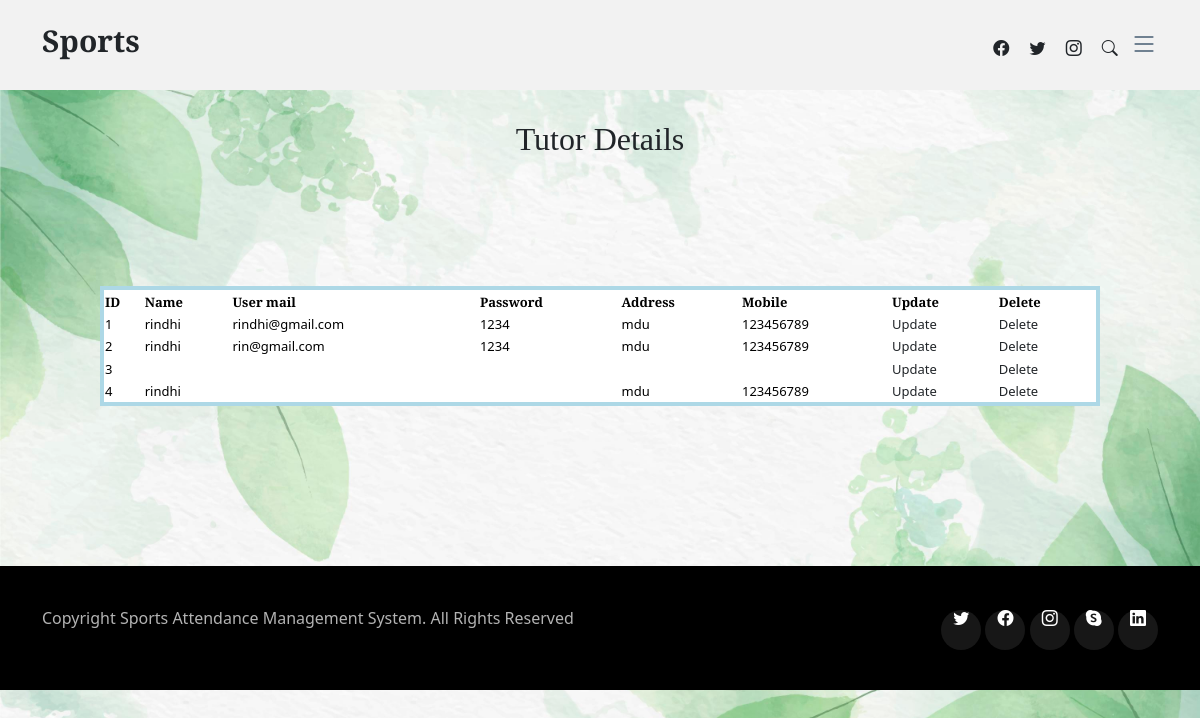
The page /viewtutor.php on the database its author committed.
### tables this page shows
CREATE TABLE IF NOT EXISTS `tutorin` (
  `id` int(50) NOT NULL AUTO_INCREMENT,
  `name` varchar(50) NOT NULL,
  `usermail` varchar(50) NOT NULL,
  `password` varchar(50) NOT NULL,
  `address` varchar(50) NOT NULL,
  `mobile` varchar(50) NOT NULL,
  PRIMARY KEY (`id`)
);

### viewtutor.php (the view, shortened to what this page needs)
<?php
include('adminheader.php');
include('style.php');
?>
<form  method="post">
      <div >
<br>
<br>
<br>
<br>
<br>
             <h2 align="center">Tutor Details</h2>
	<table border="2" cellspacing="6" class="displaycontent"  width="1000" height="120" style="border:4px solid lightblue;" align="center">
	<tr>
			<th bgcolor=white><font color=black size=2>ID</font></th>
			<th bgcolor=white><font color=black size=2>Name</font></th>
		    <th bgcolor=white><font color=black size=2>User mail</font></th>
			<th bgcolor=white><font color=black size=2>Password</font></th>
			<th bgcolor=white><font color=black size=2>Address</font></th>
			<th bgcolor=white><font color=black size=2>Mobile</font></th>
            <th bgcolor=white><font color=black size=2>Update</font></th>
			<th bgcolor=white><font color=black size=2>Delete</font></th>
	</tr>
	<br><br>
<br>
<br>
<br>
	<?php
	$query = "select * from tutorin";
	$result = mysql_query($query) or die(mysql_error());
	while($row = mysql_fetch_assoc($result))
		{
 ?>
	<tr>
		<td bgcolor=white><font color=black size=2><?php echo $row['id']; ?></font></td>
		<td bgcolor=white><font color=black size=2><?php echo $row['name']; ?></font></td>
		<td bgcolor=white><font color=black size=2><?php echo $row['usermail']; ?></font></td>
	    <td bgcolor=white><font color=black size=2><?php echo $row['password']; ?></font></td>
		<td bgcolor=white><font color=black size=2><?php echo $row['address']; ?></font></td>
		<td bgcolor=white><font color=black size=2><?php echo $row['mobile']; ?></font></td>
        <td bgcolor=white><font color=black size=2><a href="tutorupdate.php?select=<?php echo $row['id'];?>">Update</a></font></td>
		<td bgcolor=white><font color=black size=2><a href="?delete=<?php echo $row['id'];?>">Delete</a></font></td>
	</tr>
	<?php }  ?>
	</table>
</div>
</form>
<br>
<br>
<br>
<br>
<br>
<br>
<?php
include('footer.php');
?>

### adminheader.php (shortened to what this page needs)
<body>
  <header id="header" class="header d-flex align-items-center fixed-top">
    <div class="container-fluid container-xl d-flex align-items-center justify-content-between">
      <a href="#" class="logo d-flex align-items-center">
        <h1>Sports</h1>
      </a>
      <div class="position-relative">
        <a href="#" class="mx-2"><span class="bi-facebook"></span></a>
        <a href="#" class="mx-2"><span class="bi-twitter"></span></a>
        <a href="#" class="mx-2"><span class="bi-instagram"></span></a>
        <a href="#" class="mx-2 js-search-open"><span class="bi-search"></span></a>
        <i class="bi bi-list mobile-nav-toggle"></i>
      </div>
    </div>
  </header>

### style.php (shortened to what this page needs)
<head>
  <link href="assets/vendor/bootstrap/css/bootstrap.min.css" rel="stylesheet">
  <link href="assets/vendor/bootstrap-icons/bootstrap-icons.css" rel="stylesheet">
  <link href="assets/vendor/swiper/swiper-bundle.min.css" rel="stylesheet">
  <link href="assets/vendor/glightbox/css/glightbox.min.css" rel="stylesheet">
  <link href="assets/vendor/aos/aos.css" rel="stylesheet">
  <link href="assets/css/variables.css" rel="stylesheet">
  <link href="assets/css/main.css" rel="stylesheet">
</head>

### footer.php
<footer id="footer" class="footer">
  <div class="footer-legal">
    <div class="container">
      <div class="row justify-content-between">
        <div class="col-md-6 text-center text-md-start mb-3 mb-md-0">
          <div class="copyright">
             Copyright <strong><span>Sports Attendance Management System</span></strong>. All Rights Reserved
          </div>
        </div>
        <div class="col-md-6">
          <div class="social-links mb-3 mb-lg-0 text-center text-md-end">
            <a href="#" class="twitter"><i class="bi bi-twitter"></i></a>
            <a href="#" class="facebook"><i class="bi bi-facebook"></i></a>
            <a href="#" class="instagram"><i class="bi bi-instagram"></i></a>
            <a href="#" class="google-plus"><i class="bi bi-skype"></i></a>
            <a href="#" class="linkedin"><i class="bi bi-linkedin"></i></a>
          </div>
        </div>
      </div>
    </div>
  </div>
</footer>
</html>

### assets/css/main.css (style rules this page uses)
body { color: rgba(var(--color-primary-rgb), 1); }
a { color: var(--color-links); text-decoration: none; }
h1, h2, h3, h4, h5, h6 { font-family: var(--font-primary); }
.header { height: 90px; transition: all 0.5s; z-index: 997; background: #f2f2f2; }
.header .logo h1 { font-size: 30px; font-weight: 700; color: var(--color-default); font-family: var(--font-primary); }
.mobile-nav-toggle { display: none; }
@media (max-width: 1279px) { .mobile-nav-toggle { display: inline-block; color: var(--color-secondary); font-size: 28px; cursor: pointer; line-height: 0; transition: 0.5s; } }
.footer { overflow: hidden; background: rgba(var(--color-black-rgb), 0.9); font-size: 16px; color: rgba(var(--color-white-rgb), 0.7); }
.footer .footer-legal { background: var(--color-black); padding: 40px 0; }
.footer .footer-legal .social-links a { text-align: center; display: inline-block; width: 40px; height: 40px; background-color: rgba(var(--color-white-rgb), 0.09); border-radius: 50%; color: var(--color-white); line-height: 40px; }
.footer .copyright strong { font-weight: 400; }

### viewtutor.php (style rules this page uses)
body { background-image: url('image.jpg'); background-repeat: no-repeat; background-attachment: fixed; background-size: 100% 100%; }

### rows shown on the page
tutorin: id "1", name "rindhi", usermail "rindhi@gmail.com", password "1234", address "mdu", mobile "123456789"
tutorin: id "2", name "rindhi", usermail "rin@gmail.com", password "1234", address "mdu", mobile "123456789"
tutorin: id "3"
tutorin: id "4", name "rindhi", address "mdu", mobile "123456789"
